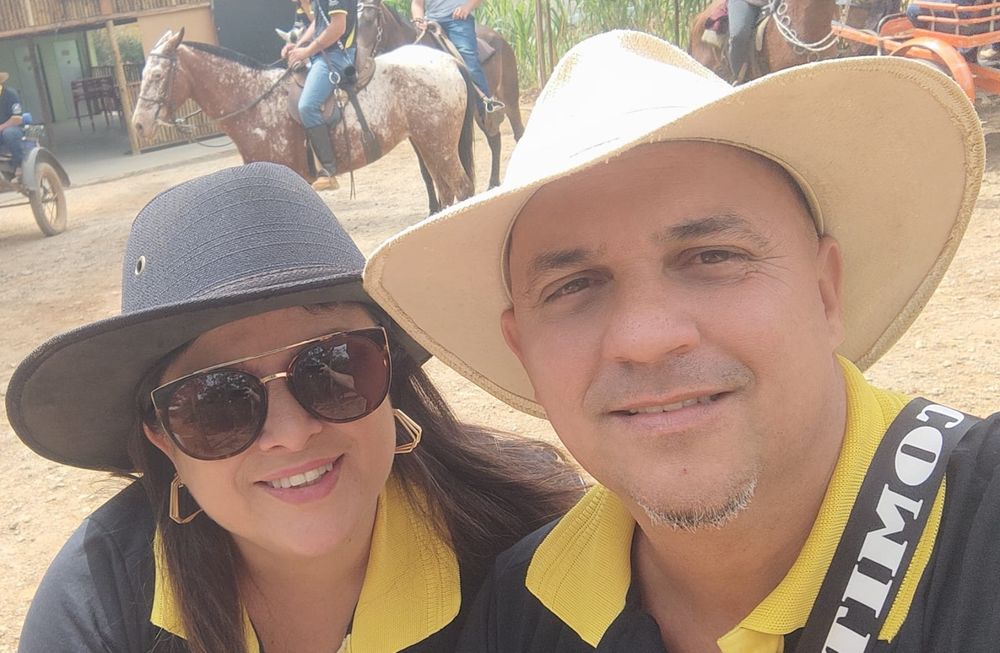
#> input picture codigo/img/tia1.png, 1000 x 653 px, shrunk from 1600 x 1045 before the run
$ python atv12.py
#> lines starting #> are read from the running program, lines starting #| are printed output that depends on the picture
#Histograma PRETO E BRANCO
import cv2
import numpy as np
from matplotlib import pyplot as plt


def main():
    img = cv2.imread('img/tia1.png', 0) #Carregando a imagem em preto e branco
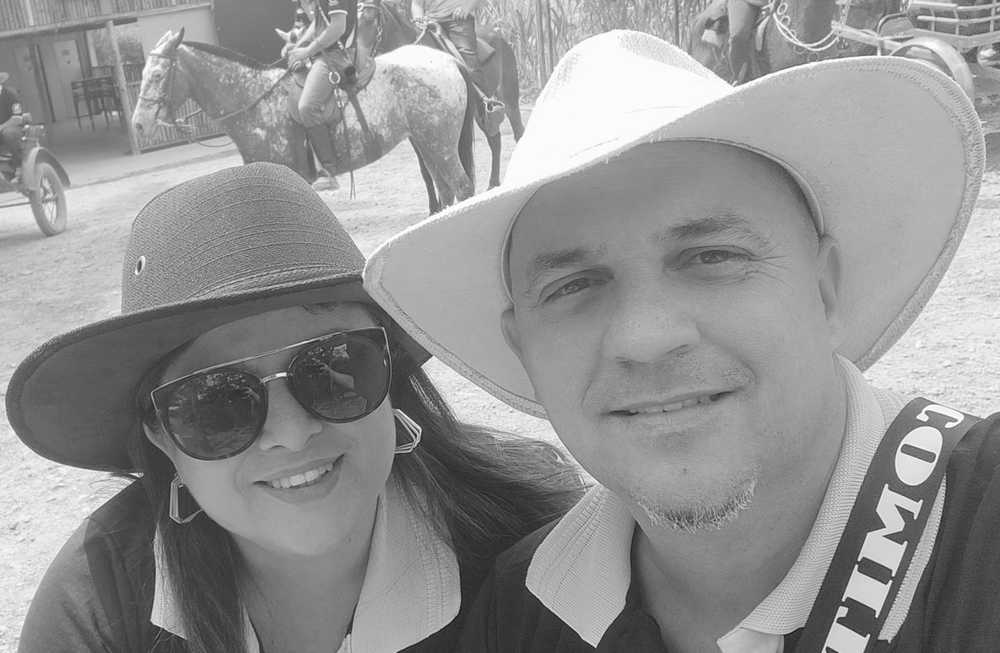
#> img: shape (653, 1000); min 24, max 255, mean 146.8
    #ravel.Pega a matriz 2d da imagem combinando as linhas em um vetor de 1 dimensao só
    #plt.hist precisa que a matriz se transforme em um vetor de uma dimensão os dados em x e contar o número de valores em cada compartimento e, em seguida, desenha a distribuição
    plt.hist(img.ravel(), 255, [0, 255]) #Segundo parametro define os pins. 255 afirma que tenho 1 bin por tom
    #Terceiro parametro, de qual tom em x até qual tom em x, irá representar no histograma

    #Mostrando o histograma e a imagem na tela
    cv2.imshow("Imagem original", img)
    plt.imshow(img)
    plt.show()
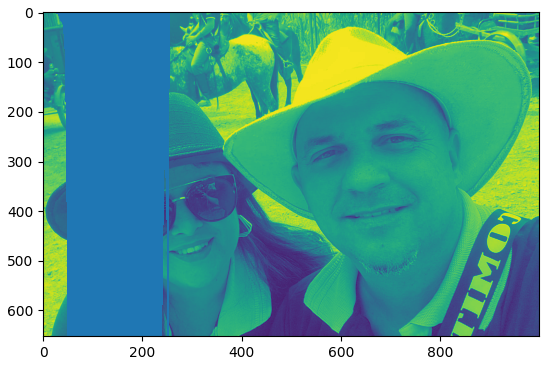
#> figure drawn by matplotlib, 1 panel
    cv2.waitKey(0)  #Tecla Q
    cv2.destroyAllWindows()

if __name__ == "__main__":
    main()
